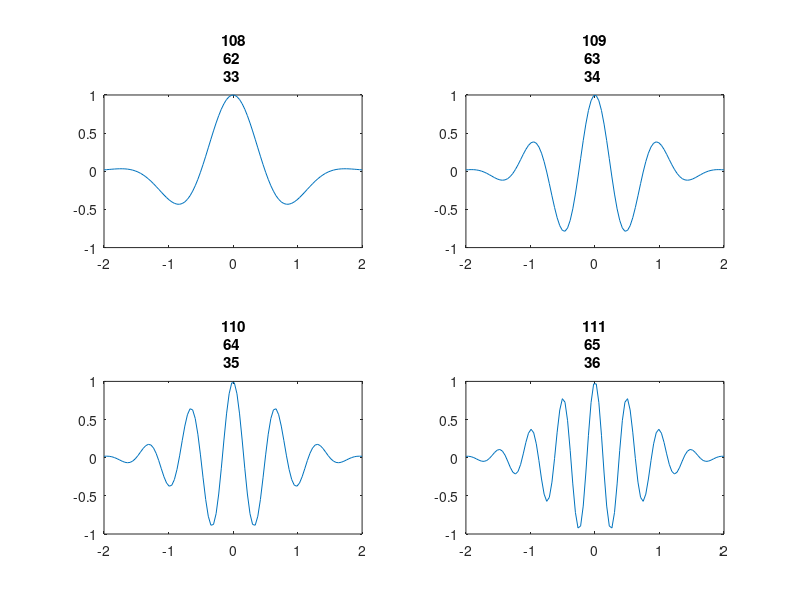

This figure's MATLAB source:
close all
clear
clc

x = linspace(-2,2);
for k=1:4
    y = exp(-x.^2).*cos(k*pi*x);
    subplot(2,2,k);
    plot(x,y);
    title("k= "+k);
end
